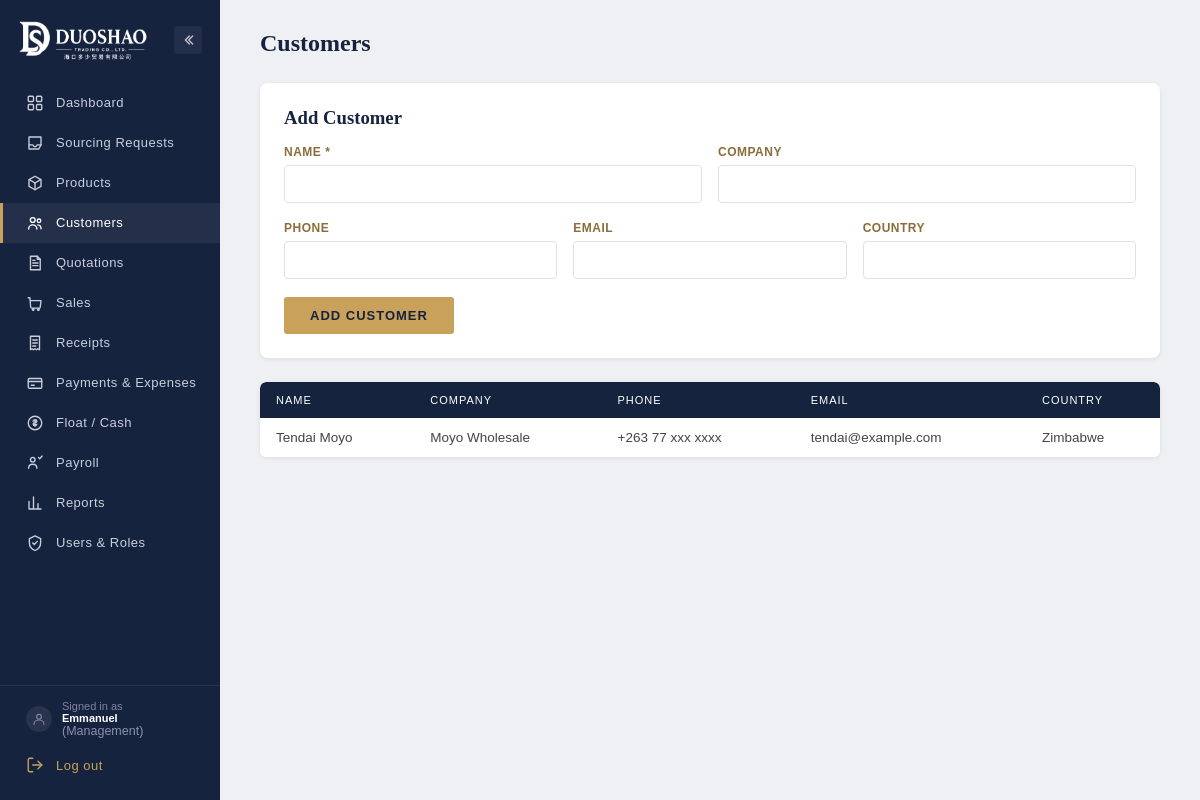
The page /admin/customers (signed in) on the database as committed earlier.
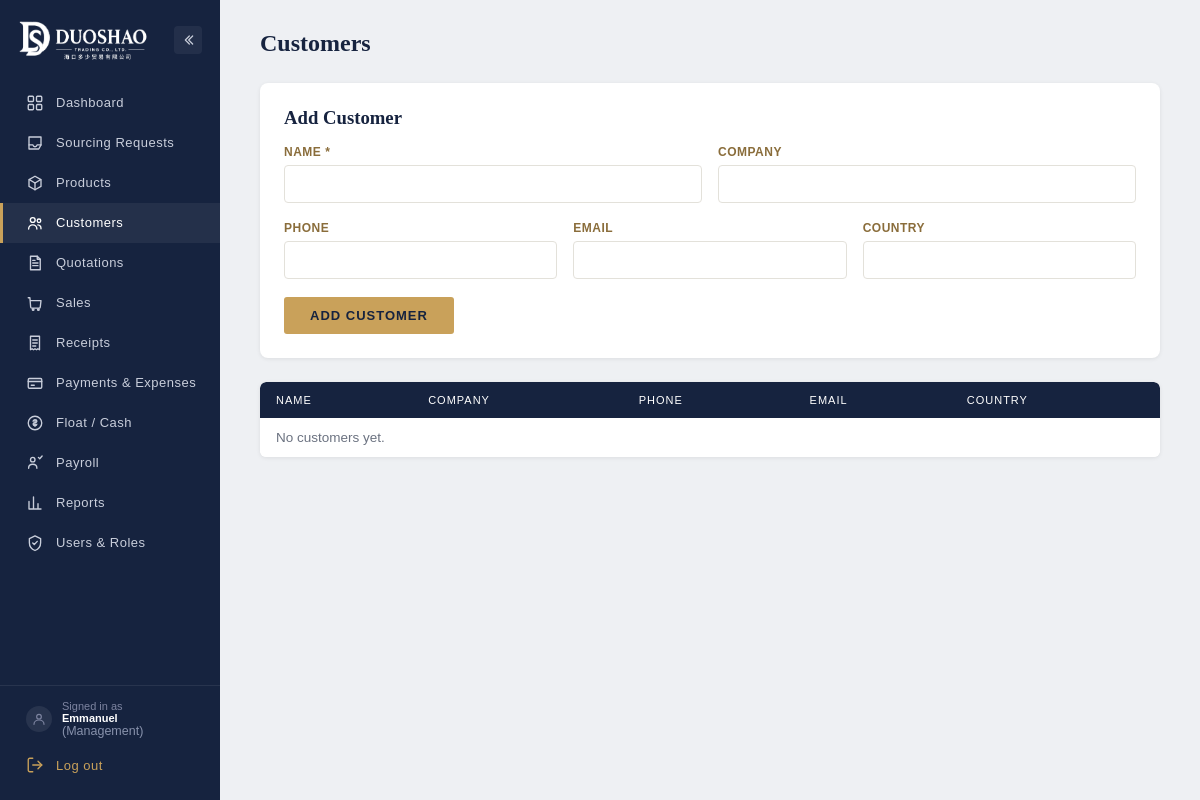
The same page on the database as committed later.
### duoshao/models.py (models this page shows)
class Customer(db.Model):
    id = db.Column(db.Integer, primary_key=True)
    name = db.Column(db.String(150), nullable=False)
    company = db.Column(db.String(150))
    phone = db.Column(db.String(60))
    email = db.Column(db.String(120))
    country = db.Column(db.String(80))
    address = db.Column(db.Text)  # default delivery address, prefilled at checkout
    created_at = db.Column(db.DateTime, default=datetime.utcnow)
    sales = db.relationship("Sale", backref="customer", lazy=True)

### duoshao/admin/routes.py (the view, shortened to what this page needs)
@admin_bp.route("/customers", methods=["GET", "POST"])
@login_required
def customers():
    custs = Customer.query.order_by(Customer.name).all()
    return render_template("admin/customers.html", customers=custs)

### duoshao/admin/routes.py (called while the page is built)
@admin_bp.before_request
@login_required
def restrict_to_staff():
    if not current_user.is_authenticated or current_user.role not in ("admin", "finance_hr", "worker"):
        abort(403)

### duoshao/cart/routes.py (called while the page is built)
def _get_cart():
    return session.get(CART_SESSION_KEY, {})

def cart_count():
    return len(_get_cart())

### duoshao/models.py (called while the page is built)
    @property
    def is_admin(self):
        return self.role == "admin"

    @property
    def is_finance(self):
        return self.role in ("admin", "finance_hr")

    @property
    def is_worker(self):
        return self.role in ("admin", "finance_hr", "worker")

    @property
    def is_client(self):
        return self.role == "client"

    @property
    def role_label(self):
        return {
            "admin": "Management",
            "finance_hr": "Finance / HR",
            "worker": "Worker",
            "client": "Client",
        }.get(self.role, self.role.title())

### duoshao/templates/admin/customers.html (shortened to what this page needs)
{% extends "admin/base.html" %}
{% block content %}
<div class="admin-topbar"><h1>Customers</h1></div>
<div class="card-block">
  <h3 style="margin-bottom:16px;">Add Customer</h3>
  <form method="POST">
    <div class="form-row">
      <div class="form-group"><label>Name *</label><input type="text" name="name" required></div>
      <div class="form-group"><label>Company</label><input type="text" name="company"></div>
    </div>
    <div class="form-row">
      <div class="form-group"><label>Phone</label><input type="text" name="phone"></div>
      <div class="form-group"><label>Email</label><input type="email" name="email"></div>
      <div class="form-group"><label>Country</label><input type="text" name="country"></div>
    </div>
    <button type="submit" class="btn btn-gold">Add Customer</button>
  </form>
</div>
<div class="table-wrap">
  <table class="data-table">
    <thead><tr><th>Name</th><th>Company</th><th>Phone</th><th>Email</th><th>Country</th></tr></thead>
    <tbody>
      {% for c in customers %}
      <tr>
        <td>{{ c.name }}</td><td>{{ c.company }}</td><td>{{ c.phone }}</td><td>{{ c.email }}</td><td>{{ c.country }}</td>
      </tr>
      {% else %}
      <tr><td colspan="5" class="muted">No customers yet.</td></tr>
      {% endfor %}
    </tbody>
  </table>
</div>
{% endblock %}

Rows that differ between the two databases and show on the page:
removed Customer: name "Tendai Moyo", company "Moyo Wholesale", phone "+263 77 xxx xxxx", email "tendai@example.com", country "Zimbabwe"
Other text that changed with them:
text now shown: "No customers yet."
